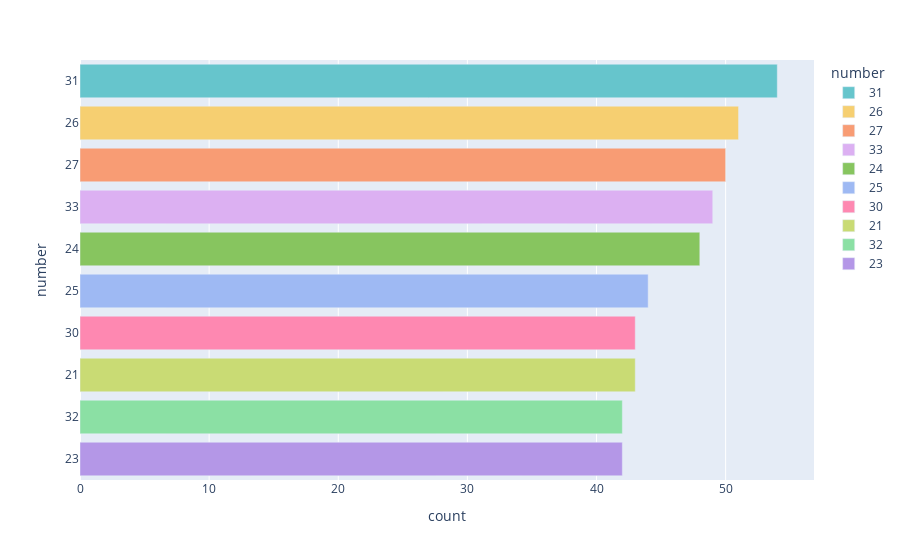

This figure's notebook cell:
### Code cell
# 네번째 번호 자주 등장하는 번호 10가지
fig = px.bar(number4[:10], x='count', y='number', 
             color = 'number', color_discrete_sequence = px.colors.qualitative.Pastel)
fig.update_traces(
    textfont_size=14, 
    textposition='auto',
)

### Figure 1 — Plotly figure (JSON) as saved in the notebook; plotly's stock layout.template omitted (floating-point values rounded to 4 significant figures)
{"data": [{"alignmentgroup": "True", "hovertemplate": "number=%{y}<br>count=%{x}<extra></extra>", "legendgroup": "31", "marker": {"color": "rgb(102, 197, 204)", "pattern": {"shape": ""}}, "name": "31", "offsetgroup": "31", "orientation": "h", "showlegend": true, "textfont": {"size": 14}, "textposition": "auto", "type": "bar", "x": [54], "xaxis": "x", "y": ["31"], "yaxis": "y"}, {"alignmentgroup": "True", "hovertemplate": "number=%{y}<br>count=%{x}<extra></extra>", "legendgroup": "26", "marker": {"color": "rgb(246, 207, 113)", "pattern": {"shape": ""}}, "name": "26", "offsetgroup": "26", "orientation": "h", "showlegend": true, "textfont": {"size": 14}, "textposition": "auto", "type": "bar", "x": [51], "xaxis": "x", "y": ["26"], "yaxis": "y"}, {"alignmentgroup": "True", "hovertemplate": "number=%{y}<br>count=%{x}<extra></extra>", "legendgroup": "27", "marker": {"color": "rgb(248, 156, 116)", "pattern": {"shape": ""}}, "name": "27", "offsetgroup": "27", "orientation": "h", "showlegend": true, "textfont": {"size": 14}, "textposition": "auto", "type": "bar", "x": [50], "xaxis": "x", "y": ["27"], "yaxis": "y"}, {"alignmentgroup": "True", "hovertemplate": "number=%{y}<br>count=%{x}<extra></extra>", "legendgroup": "33", "marker": {"color": "rgb(220, 176, 242)", "pattern": {"shape": ""}}, "name": "33", "offsetgroup": "33", "orientation": "h", "showlegend": true, "textfont": {"size": 14}, "textposition": "auto", "type": "bar", "x": [49], "xaxis": "x", "y": ["33"], "yaxis": "y"}, {"alignmentgroup": "True", "hovertemplate": "number=%{y}<br>count=%{x}<extra></extra>", "legendgroup": "24", "marker": {"color": "rgb(135, 197, 95)", "pattern": {"shape": ""}}, "name": "24", "offsetgroup": "24", "orientation": "h", "showlegend": true, "textfont": {"size": 14}, "textposition": "auto", "type": "bar", "x": [48], "xaxis": "x", "y": ["24"], "yaxis": "y"}, {"alignmentgroup": "True", "hovertemplate": "number=%{y}<br>count=%{x}<extra></extra>", "legendgroup": "25", "marker": {"color": "rgb(158, 185, 243)", "pattern": {"shape": ""}}, "name": "25", "offsetgroup": "25", "orientation": "h", "showlegend": true, "textfont": {"size": 14}, "textposition": "auto", "type": "bar", "x": [44], "xaxis": "x", "y": ["25"], "yaxis": "y"}, {"alignmentgroup": "True", "hovertemplate": "number=%{y}<br>count=%{x}<extra></extra>", "legendgroup": "30", "marker": {"color": "rgb(254, 136, 177)", "pattern": {"shape": ""}}, "name": "30", "offsetgroup": "30", "orientation": "h", "showlegend": true, "textfont": {"size": 14}, "textposition": "auto", "type": "bar", "x": [43], "xaxis": "x", "y": ["30"], "yaxis": "y"}, {"alignmentgroup": "True", "hovertemplate": "number=%{y}<br>count=%{x}<extra></extra>", "legendgroup": "21", "marker": {"color": "rgb(201, 219, 116)", "pattern": {"shape": ""}}, "name": "21", "offsetgroup": "21", "orientation": "h", "showlegend": true, "textfont": {"size": 14}, "textposition": "auto", "type": "bar", "x": [43], "xaxis": "x", "y": ["21"], "yaxis": "y"}, {"alignmentgroup": "True", "hovertemplate": "number=%{y}<br>count=%{x}<extra></extra>", "legendgroup": "32", "marker": {"color": "rgb(139, 224, 164)", "pattern": {"shape": ""}}, "name": "32", "offsetgroup": "32", "orientation": "h", "showlegend": true, "textfont": {"size": 14}, "textposition": "auto", "type": "bar", "x": [42], "xaxis": "x", "y": ["32"], "yaxis": "y"}, {"alignmentgroup": "True", "hovertemplate": "number=%{y}<br>count=%{x}<extra></extra>", "legendgroup": "23", "marker": {"color": "rgb(180, 151, 231)", "pattern": {"shape": ""}}, "name": "23", "offsetgroup": "23", "orientation": "h", "showlegend": true, "textfont": {"size": 14}, "textposition": "auto", "type": "bar", "x": [42], "xaxis": "x", "y": ["23"], "yaxis": "y"}], "layout": {"barmode": "relative", "legend": {"title": {"text": "number"}, "tracegroupgap": 0}, "margin": {"t": 60}, "xaxis": {"anchor": "y", "domain": [0, 1], "title": {"text": "count"}}, "yaxis": {"anchor": "x", "categoryarray": ["23", "32", "21", "30", "25", "24", "33", "27", "26", "31"], "categoryorder": "array", "domain": [0, 1], "title": {"text": "number"}}}}
